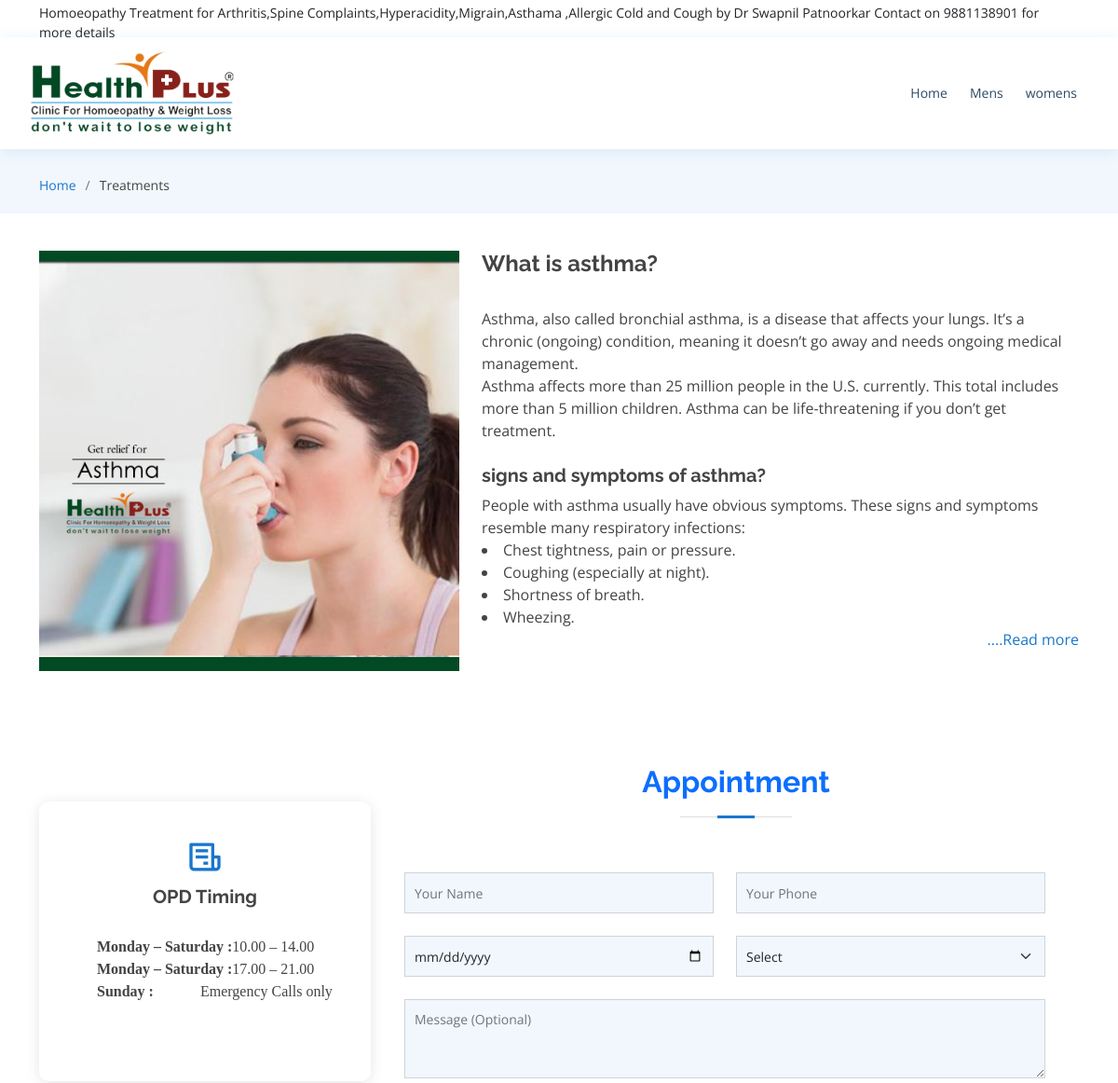
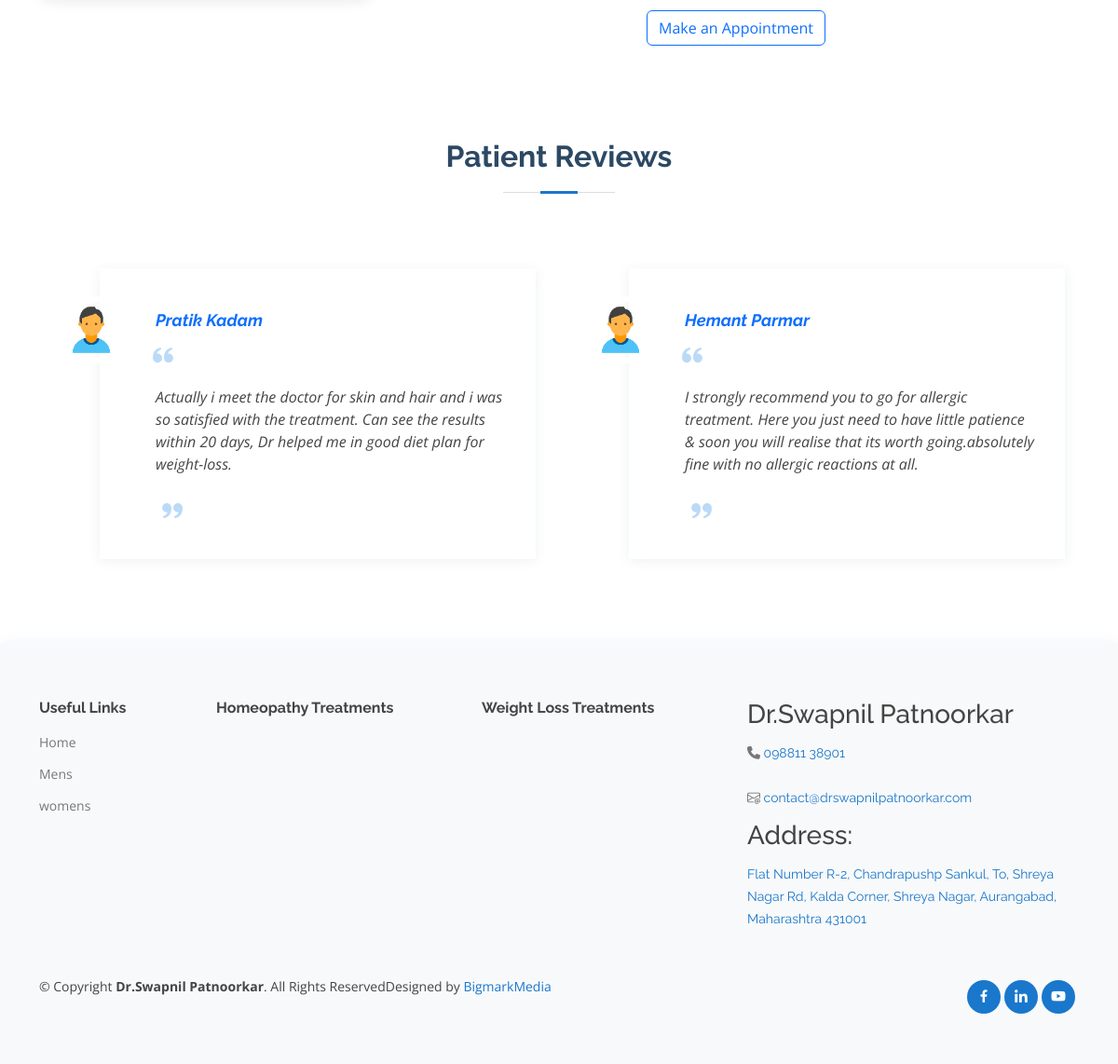
The page /asthama-homeopathic-medicines-n-treatment.php on the database its author committed (2 pictures, top to bottom).
### tables this page shows
CREATE TABLE `notification_list` (
  `notify_id` int(11) NOT NULL,
  `notify_text` varchar(200) NOT NULL,
  `fromdate` date NOT NULL,
  `todate` date NOT NULL
);

CREATE TABLE `menus` (
  `id` int(11) NOT NULL,
  `menu_name` varchar(100) NOT NULL,
  `menu_link` varchar(200) NOT NULL,
  `menu_level` int(11) NOT NULL,
  `has_parent` int(11) NOT NULL,
  `meta_tags` text NOT NULL,
  `meta_description` text NOT NULL,
  `child_menu_name` varchar(100) NOT NULL,
  `title` varchar(100) NOT NULL
);

CREATE TABLE `feedback_student` (
  `id` int(11) NOT NULL,
  `gallery_image` varchar(200) NOT NULL,
  `feedback` text NOT NULL,
  `name` varchar(200) NOT NULL,
  `date_added` timestamp NOT NULL DEFAULT current_timestamp() ON UPDATE current_timestamp()
);

CREATE TABLE `oc_master_company` (
  `id` int(11) NOT NULL,
  `company_name` varchar(100) NOT NULL,
  `address1` varchar(300) NOT NULL,
  `address2` varchar(300) NOT NULL,
  `area` varchar(100) NOT NULL,
  `city` varchar(100) NOT NULL,
  `pincode` int(11) NOT NULL,
  `state` varchar(100) NOT NULL,
  `contact_person` varchar(100) NOT NULL,
  `email` varchar(100) NOT NULL,
  `mobile` varchar(100) NOT NULL,
  `logo` varchar(100) NOT NULL,
  `gstn` varchar(100) NOT NULL,
  `pan` varchar(100) NOT NULL,
  `sms_url` varchar(1000) NOT NULL,
  `sms_username` varchar(100) NOT NULL,
  `sms_password` varchar(100) NOT NULL,
  `sms_sender_id` varchar(100) NOT NULL,
  `email_url` varchar(1000) NOT NULL,
  `email_username` varchar(100) NOT NULL,
  `email_password` varchar(100) NOT NULL,
  `date_updated` timestamp NOT NULL DEFAULT current_timestamp()
);

CREATE TABLE `social_links` (
  `id` int(11) NOT NULL,
  `name` varchar(50) NOT NULL,
  `link` varchar(100) NOT NULL,
  `icon` varchar(100) NOT NULL
);

### asthama-homeopathic-medicines-n-treatment.php (the view, shortened to what the rows shown need)
<?php
include("includes/header.php")?>
<main id="main">
<section id="why-us" class="why-us" style="margin-top:30px;">
      <div class="container overflow-hidden">
        <div class="row">
        <div class="col-lg-12">
            <div class="icon-boxes d-flex flex-column justify-content-center" >
              <div class="row">
                <div class="col-lg-8" style="margin-top:-50px;">
  <section id="appointment" class="appointment">
  <div class="container">
    <div class="section-title">
      <h2 class="text-primary">Appointment</h2>
    </div>
  </div>
</section>
</div>
</div>
      </div>
    </div>
            </div>
          </div>
          </section>
<section id="testimonials" class="testimonials overflow-hidden" style="margin-top: -80px;">
      <div class="container">
        <div class="section-title">
        <h2 class="text-center">Patient Reviews</h2>
        </div>
        <div class="testimonials-slider swiper" data-aos="fade-up" data-aos-delay="100">
          <div class="swiper-wrapper">
          <?php
                                          $sql  = 'SELECT * FROM `feedback_student`';
                                          $data = mysqli_query($db,$sql);
                                          $num = mysqli_num_rows($data);
                                          if($num>0)
                                          {
                                              for($i=1;$i<=$num;$i++)
                                              {
                                                  $row = mysqli_fetch_assoc($data);
                                                  extract($row);
        if($i==1){
        ?>
            <div class="swiper-slide">
              <div class="testimonial-wrap ">
                 <div class="testimonial-item">
                 <div class="testimonial-img rounded float-left">
                  <img src="<?= $base_path ?>gallery_images/<?= $gallery_image ?>"  height="60" alt=""></div>
                <h3 class="text-primary"><p class="overview"><?=$name?></p></h3>
                <p class="text-dark">
                  <i class="bx bxs-quote-alt-left quote-icon-left"></i>
                  <p class="testimonial"><?=$feedback?></p>
                  <i class="bx bxs-quote-alt-right quote-icon-right"></i>
                </p>
              </div>
              </div>
            </div>
              <?php
          }else{ ?>
           <div class="swiper-slide">
              <div class="testimonial-wrap ">
          <div class="testimonial-item">
                 <div class="testimonial-img rounded float-left">
                  <img src="<?= $base_path?>gallery_images/<?= $gallery_image?>"  height="60" alt=""></div>
                <h3 class="text-primary"><p class="overview"><?=$name?></p></h3>
                <p class="text-dark">
                  <i class="bx bxs-quote-alt-left quote-icon-left"></i>
                  <p class="testimonial"><?=$feedback?></p>
                  <i class="bx bxs-quote-alt-right quote-icon-right"></i>
                </p>
              </div>
 </div>
              </div>
              <?php }
                        ?>
        <?php
                                              }
                                          }
                                          ?>
      </div>
      </div>
      </div>
      </section>
  </main>
<?php include("includes/footer.php")?>

### includes/header.php (shortened to what the rows shown need)
<?php include('admin/config.php'); ?>
<!DOCTYPE html>
<html lang="en">
<head>
<link rel="stylesheet" href="https://cdn.jsdelivr.net/npm/@fortawesome/fontawesome-free@6.2.1/css/fontawesome.min.css">
  <link href="assets/vendor/fontawesome-free/css/all.min.css" rel="stylesheet">
  <link href="assets/vendor/animate.css/animate.min.css" rel="stylesheet">
  <link href="assets/vendor/bootstrap/css/bootstrap.min.css" rel="stylesheet">
  <link href="assets/vendor/bootstrap-icons/bootstrap-icons.css" rel="stylesheet">
  <link href="assets/vendor/boxicons/css/boxicons.min.css" rel="stylesheet">
  <link href="assets/vendor/glightbox/css/glightbox.min.css" rel="stylesheet">
  <link href="assets/vendor/remixicon/remixicon.css" rel="stylesheet">
  <link href="assets/vendor/swiper/swiper-bundle.min.css" rel="stylesheet">
  <link href="assets/css/style.css" rel="stylesheet">
</head>
<body>
  <div id="topbar" class="d-flex align-items-center fixed-top ">
    <div class="container d-flex justify-content-between">
    <?php
			$sql = "SELECT * FROM `notification_list`";
			$data = mysqli_query($db,$sql);
			$num = mysqli_num_rows($data);
			if($num>0)
			{
				$row = mysqli_fetch_assoc($data);
				extract($row);
				?><marquee class="text-dark mt-2" behavior="scroll" scrollamount="7" direction="left"><?=$notify_text?></marquee></a> <?php
			}
		?>
      <div class="contact-info d-flex align-items-center p-2">
      </div>
    </div>
  </div>
  <header id="header" class="fixed-top">
    <div class="container d-flex align-items-center">
      <h1 class=" logo me-auto  d-inline-block" style="margin-left:-10px;"><a href="index.php"><img class="img-fluid" src="assets\logo.jpg.png" alt=""></a></h1>
      <nav id="navbar" class="navbar order-last order-lg-0">
      <?php
                                    $nav_sql = "SELECT * from menus where menu_level=1";
                                    $nav_data = mysqli_query($db,$nav_sql);
                                    $nav_num = mysqli_num_rows($nav_data);
                                    ?>
        <ul>
                                        <?php
                                        for ($i=0; $i < $nav_num; $i++) {
                                            $nav_row = mysqli_fetch_assoc($nav_data);
                                            extract($nav_row);
                                            $sub_nav_sql = "SELECT * from menus where menu_level=2 and has_parent=$id";
                                            $sub_nav_data = mysqli_query($db,$sub_nav_sql);
                                            $sub_nav_num = mysqli_num_rows($sub_nav_data);
                                            if ($sub_nav_num>0) {
                                                ?>
                                                 <li class="dropdown"><a href="#" class="nav-link scrollto"><?=$menu_name?></a>
                                                    <ul>
                                                         <?php
                                                            for ($j=0; $j < $sub_nav_num; $j++) {
                                                              $sub_nav_row = mysqli_fetch_assoc($sub_nav_data);
                                                            extract($sub_nav_row);
                                                            ?>
                                                        <li><a class="nav-link scrollto section-bg" href="<?=$base_path?><?=$menu_link?>"><?=$menu_name?></a></li>
                                                        <?php } ?>
                                                    </ul>
                                                </li>
                                                <?php
                                            }else {
                                                ?>
                                                <li><a class=" nav-link scrollto" href="<?=$base_path?><?=$menu_link?>"><?=$menu_name?></a></li>
                                                <?php
                                            }
                                            ?>
                                            <?php
                                        }
                                        ?>
                                    </ul>
      </nav>
    </div>
  </header>
</body>
</html>

### includes/footer.php (shortened to what the rows shown need)
<!DOCTYPE html>
<html lang="en">
<head>
  <link rel="stylesheet" href="https://cdnjs.cloudflare.com/ajax/libs/font-awesome/6.3.0/css/all.min.css" />
  <link href="assets/vendor/fontawesome-free/css/all.min.css" rel="stylesheet">
  <link href="assets/vendor/animate.css/animate.min.css" rel="stylesheet">
  <link href="assets/vendor/bootstrap/css/bootstrap.min.css" rel="stylesheet">
  <link href="assets/vendor/bootstrap-icons/bootstrap-icons.css" rel="stylesheet">
  <link href="assets/vendor/boxicons/css/boxicons.min.css" rel="stylesheet">
  <link href="assets/vendor/glightbox/css/glightbox.min.css" rel="stylesheet">
  <link href="assets/vendor/remixicon/remixicon.css" rel="stylesheet">
  <link href="assets/vendor/swiper/swiper-bundle.min.css" rel="stylesheet">
  <link href="assets/css/style.css" rel="stylesheet">
</head>
<footer id="footer" class="gap-4">
    <div class="footer-top bg-light">
      <div class="container">
        <div class="row">
        <div class="col-lg-2 col-md-2 footer-links" style="line-height:-9px;">
            <ul>
            <?php
                                         $nav_sql = "SELECT * from menus where menu_level=1";
                                        $nav_data = mysqli_query($db,$nav_sql);
                                        $nav_num = mysqli_num_rows($nav_data);
                                        if ($nav_num>0) {
                                           for ($i=0; $i < $nav_num; $i++) {
                                            $nav_row = mysqli_fetch_assoc($nav_data);
                                            extract($nav_row);
                                            $sub_nav_sql = "SELECT * from menus where menu_level=1 and has_parent=$id";
                                            $sub_nav_data = mysqli_query($db,$sub_nav_sql);
                                            $sub_nav_num = mysqli_num_rows($sub_nav_data);
                                            if ($sub_nav_num>0) {
                                                ?>
                                                <?php
                                            }else {
                                                ?>
                                                <li><a class="" href="<?=$base_path?><?=$menu_link?>" style="font-size: 14px;"><?=$menu_name?></a></li>
                                                <?php
                                            }
                                            ?>
                                            <?php
                                        }
                                           }?>
            </ul>
          </div>
   <div class="col-lg-4 col-md-4 footer-contact" style="line-height:1;">
            <p style="margin-top:-20px;">
            <?php
								$company_Master = "SELECT * FROM `oc_master_company`";
								$company_master_data = mysqli_query($db, $company_Master);
								$company_num = mysqli_num_rows($company_master_data);
								for ($i = 0; $i < $company_num; $i++) {
									$class_master_row = mysqli_fetch_assoc($company_master_data);
									extract($class_master_row);
								?>
                                    <br>
                                   <i class="fa fa-phone" aria-hidden="true"></i><a href="tel:<?=$class_master_row['mobile']?>"><?=$class_master_row['mobile']?></a> <br><br>
                                   <i class="bi bi-envelope-at"></i> <a href="mailto:<?=$class_master_row['email']?>"><?=$class_master_row['email']?></a> <br>
                                </p>
                                <?php
                }
                ?>
                                <?php
								$company_Master = "SELECT * FROM `oc_master_company`";
								$company_master_data = mysqli_query($db, $company_Master);
								$company_num = mysqli_num_rows($company_master_data);
								for ($i = 0; $i < $company_num; $i++) {
									$class_master_row = mysqli_fetch_assoc($company_master_data);
									extract($class_master_row);
								?>
                                    <p class="mt-2">
                                      <a href="https://goo.gl/maps/8AKtcLpoZaurrESb6?coh=178572&entry=tt"><?=$class_master_row['address1']?> </a>
                                   </p>
                                <?php
                }
                ?>
          </div>
      </div>
    </div>
    <div class="container d-md-flex py-4" style="line-height:1;">
      <div class="social-links text-center text-md-right pt-3 pt-md-0 d-flex">
      <?php
                                        $social_link_sql = "SELECT * FROM `social_links`";
                                        $social_link_data = mysqli_query($db,$social_link_sql);
                                        $social_link_num = mysqli_num_rows($social_link_data);
                                        for ($i=0; $i < $social_link_num; $i++) {
                                            $social_link_row = mysqli_fetch_assoc($social_link_data);
                                            extract($social_link_row);
                                            ?>
                                            <li style="list-style-type: none;" >
                                                <a href="<?=$link?>">
                                                    <i class="<?=$icon?>"></i>
                                                </a>
                                            </li>
                                            <?php
                                        }
                                            ?>
      </div>
    </div>
    </div>
  </footer>
</body>
</html>

### rows shown on the page
notification_list: notify_text "Homoeopathy Treatment for Arthritis,Spine Complaints,Hyperacidity,Migrain,Asthama ,Allergic Cold and Cough by Dr Swapnil Patnoorkar Contact on 9881138901 for more details"
menus: menu_name "Home"
menus: menu_name "Mens"
menus: menu_name "womens"
feedback_student: gallery_image (picture), name "Pratik Kadam", feedback "Actually i meet the doctor for skin and hair and i was so satisfied with the treatment. Can see the results within 20 days, Dr helped me in good diet plan for weight-loss."
feedback_student: gallery_image (picture), name "Hemant Parmar", feedback "I strongly recommend you to go for allergic treatment. Here you just need to have little patience & soon you will realise that its worth going.absolutely fine with no allergic reactions at all."
oc_master_company: mobile "098811 38901", email "contact@drswapnilpatnoorkar.com", address1 "Flat Number R-2, Chandrapushp Sankul, To, Shreya Nagar Rd, Kalda Corner, Shreya Nagar, Aurangabad, Maharashtra 431001"
